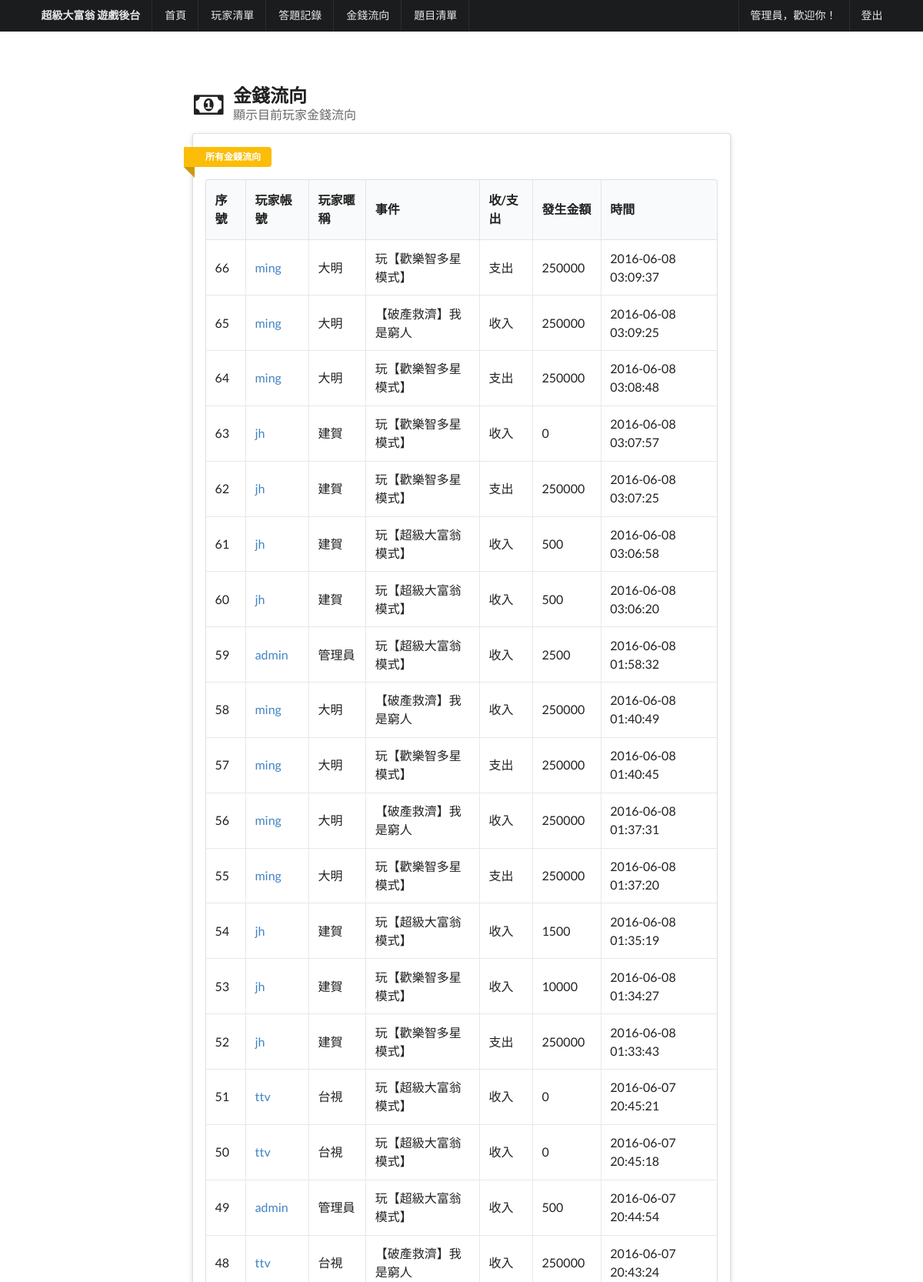
Screenshot of /QuizAdmin/moneylist.php (signed in, upper part) with the database file from the repository.
### tables this page shows
CREATE TABLE IF NOT EXISTS `moneyhistory` (
  `money_id` int(11) NOT NULL AUTO_INCREMENT,
  `user_id` int(11) NOT NULL,
  `money_subject` int(11) NOT NULL,
  `money_inout` tinyint(1) NOT NULL,
  `money_total` int(11) NOT NULL,
  `money_date` timestamp NOT NULL DEFAULT CURRENT_TIMESTAMP,
  PRIMARY KEY (`money_id`)
);

CREATE TABLE IF NOT EXISTS `user` (
  `user_id` int(11) NOT NULL AUTO_INCREMENT,
  `user_username` varchar(20) NOT NULL,
  `user_password` varchar(20) NOT NULL,
  `user_nickname` varchar(20) NOT NULL,
  `user_money` int(11) NOT NULL,
  `user_admin` tinyint(1) NOT NULL DEFAULT '0',
  PRIMARY KEY (`user_id`),
  UNIQUE KEY `user_username` (`user_username`)
);

### QuizAdmin/moneylist.php (the view, shortened to what this page needs)
<?php include("php/connection.php");
include("php/header.php");
if(isset($_GET['id'])){
    $result = $conn->query("SELECT moneyhistory.*, user.user_nickname,user.user_username FROM moneyhistory INNER JOIN user on moneyhistory.user_id=user.user_id Where moneyhistory.user_id='".$_GET['id']."' Order by money_id DESC");
    $rscount=$result->num_rows;
  }else{
    $result = $conn->query("SELECT moneyhistory.*, user.user_nickname,user.user_username FROM moneyhistory INNER JOIN user on moneyhistory.user_id=user.user_id Order by money_id DESC");
}
include("php/menu.php");
 ?>
  <div class="ui main text container">
    <h2 class="ui header">
      <i class="money icon"></i>
      <div class="content">金錢流向<div class="sub header">顯示目前玩家金錢流向</div></div>
    </h2>
    <div class="ui raised segment">
    <a class="ui yellow ribbon label">所有金錢流向</a>
    <table class="ui celled table">
  <thead>
    <tr>
    <th>序號</th>
    <th>玩家帳號</th>
    <th>玩家暱稱</th>
    <th>事件</th>
    <th>收/支出</th>
    <th>發生金額</th>
    <th>時間</th>
  </tr></thead>
  <tbody>
  <?php while($rs = $result->fetch_array(MYSQLI_ASSOC)) { ?>
    <tr>
      <td>
        <?php echo $rs["money_id"]; ?>
      </td>
      <td>
        <a href="user.php?id=<?php echo $rs["user_id"]; ?>"><?php echo $rs["user_username"]; ?></a>
      </td>
      <td>
       <?php echo $rs["user_nickname"]; ?>
      </td>
      <td>
        <?php  switch ($rs["money_subject"]) {
                  case 1:
                    echo "玩【超級大富翁模式】";
                  break;
                  case 2:
                    echo "玩【歡樂智多星模式】";
                  break;
                  case 3:
                    echo "【破產救濟】我是窮人";
                  break;
        } ?>
      </td>
      <td>
              <?php  switch ($rs["money_inout"]) {
                  case 1:
                    echo "收入";
                  break;
                  case 0:
                    echo "支出";
                  break;
        } ?></td>
      <td><?php echo $rs["money_total"]; ?></td>
      <td><?php echo $rs["money_date"]; ?></td>
    </tr>
    <?php } ?>
  </tbody>
</table>
    </div>
    </div>
<?php include("php/footer.php");
$conn->close(); ?>

### QuizAdmin/php/header.php (style rules this page uses)
body { background-color: #FFFFFF; }
.main.container { margin-top: 7em; }

### rows the page displays
moneyhistory: money_id "66", user.user_username "ming", user.user_nickname "大明", money_subject "玩【歡樂智多星模式】", money_inout "支出", money_total "250000", money_date "2016-06-08 03:09:37"
moneyhistory: money_id "65", user.user_username "ming", user.user_nickname "大明", money_subject "【破產救濟】我是窮人", money_inout "收入", money_total "250000", money_date "2016-06-08 03:09:25"
moneyhistory: money_id "64", user.user_username "ming", user.user_nickname "大明", money_subject "玩【歡樂智多星模式】", money_inout "支出", money_total "250000", money_date "2016-06-08 03:08:48"
moneyhistory: money_id "63", user.user_username "jh", user.user_nickname "建賀", money_subject "玩【歡樂智多星模式】", money_inout "收入", money_total "0", money_date "2016-06-08 03:07:57"
moneyhistory: money_id "62", user.user_username "jh", user.user_nickname "建賀", money_subject "玩【歡樂智多星模式】", money_inout "支出", money_total "250000", money_date "2016-06-08 03:07:25"
moneyhistory: money_id "61", user.user_username "jh", user.user_nickname "建賀", money_subject "玩【超級大富翁模式】", money_inout "收入", money_total "500", money_date "2016-06-08 03:06:58"
moneyhistory: money_id "60", user.user_username "jh", user.user_nickname "建賀", money_subject "玩【超級大富翁模式】", money_inout "收入", money_total "500", money_date "2016-06-08 03:06:20"
moneyhistory: money_id "59", user.user_username "admin", user.user_nickname "管理員", money_subject "玩【超級大富翁模式】", money_inout "收入", money_total "2500", money_date "2016-06-08 01:58:32"
moneyhistory: money_id "58", user.user_username "ming", user.user_nickname "大明", money_subject "【破產救濟】我是窮人", money_inout "收入", money_total "250000", money_date "2016-06-08 01:40:49"
moneyhistory: money_id "57", user.user_username "ming", user.user_nickname "大明", money_subject "玩【歡樂智多星模式】", money_inout "支出", money_total "250000", money_date "2016-06-08 01:40:45"
moneyhistory: money_id "56", user.user_username "ming", user.user_nickname "大明", money_subject "【破產救濟】我是窮人", money_inout "收入", money_total "250000", money_date "2016-06-08 01:37:31"
moneyhistory: money_id "55", user.user_username "ming", user.user_nickname "大明", money_subject "玩【歡樂智多星模式】", money_inout "支出", money_total "250000", money_date "2016-06-08 01:37:20"
moneyhistory: money_id "54", user.user_username "jh", user.user_nickname "建賀", money_subject "玩【超級大富翁模式】", money_inout "收入", money_total "1500", money_date "2016-06-08 01:35:19"
moneyhistory: money_id "53", user.user_username "jh", user.user_nickname "建賀", money_subject "玩【歡樂智多星模式】", money_inout "收入", money_total "10000", money_date "2016-06-08 01:34:27"
moneyhistory: money_id "52", user.user_username "jh", user.user_nickname "建賀", money_subject "玩【歡樂智多星模式】", money_inout "支出", money_total "250000", money_date "2016-06-08 01:33:43"
moneyhistory: money_id "51", user.user_username "ttv", user.user_nickname "台視", money_subject "玩【超級大富翁模式】", money_inout "收入", money_total "0", money_date "2016-06-07 20:45:21"
moneyhistory: money_id "50", user.user_username "ttv", user.user_nickname "台視", money_subject "玩【超級大富翁模式】", money_inout "收入", money_total "0", money_date "2016-06-07 20:45:18"
moneyhistory: money_id "49", user.user_username "admin", user.user_nickname "管理員", money_subject "玩【超級大富翁模式】", money_inout "收入", money_total "500", money_date "2016-06-07 20:44:54"
moneyhistory: money_id "48", user.user_username "ttv", user.user_nickname "台視", money_subject "【破產救濟】我是窮人", money_inout "收入", money_total "250000", money_date "2016-06-07 20:43:24"

### other values shown
$_SESSION['nickname'] "管理員"
